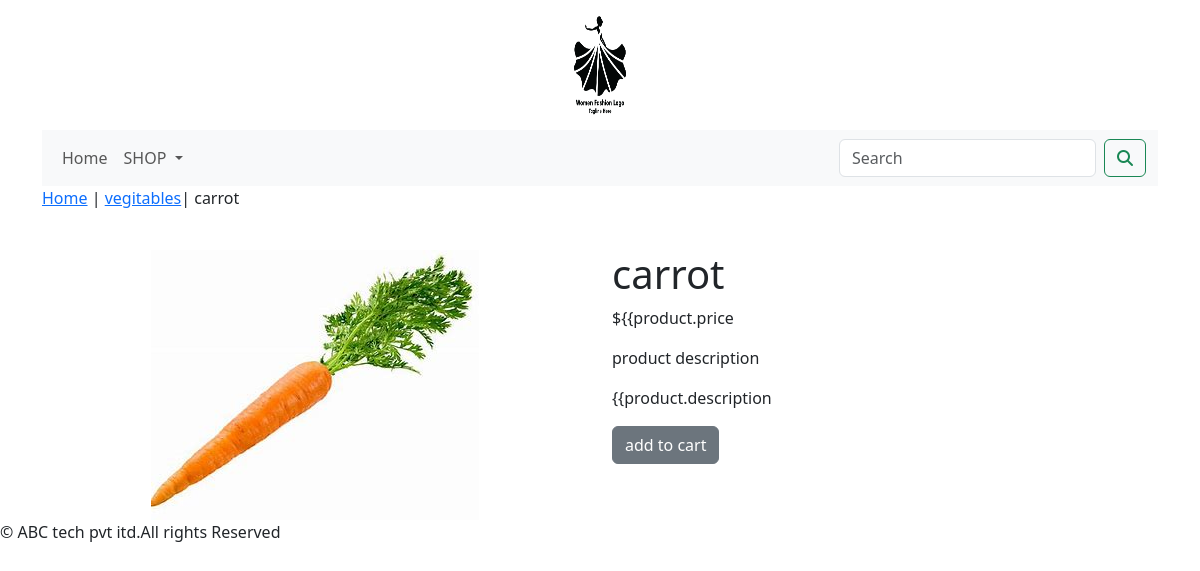
The page /shop/vegitables/carrot/ on the database its author committed.
### shop/models.py (models this page shows, shortened)
class Product(models.Model):
    name=models.CharField(max_length=250,unique=True)
    slug=models.SlugField(max_length=250,unique=True)
    description=models.TextField(blank=True)
    price=models.DecimalField(max_digits=10,decimal_places=2)
    category=models.ForeignKey(Category,on_delete=models.CASCADE)
    image=models.ImageField(upload_to='product',blank=True)
    stock=models.IntegerField()
    available=models.BooleanField(default=True)
    created=models.DateTimeField(auto_now_add=True)
    updated=models.DateTimeField(auto_now=True)
    class Meta:
        ordering=('name',)
        verbose_name='product'
        verbose_name_plural='products'

class Category(models.Model):
    name=models.CharField(max_length=250,unique=True)
    slug=models.SlugField(max_length=250,unique=True)
    description=models.TextField(blank=True)
    image=models.ImageField(upload_to='category',blank=True)
    class Meta:
        ordering=('name',)
        verbose_name='category'
        verbose_name_plural='categories'
    def get_url(self):
        return reverse('shop:products_by_category',args=[self.slug])
    def __str__(self):
        return '{}'.format(self.name)

### shop/views.py (the view)
# urls.py: path('<slug:c_slug>/<slug:product_slug>/',views.proDetail,name='prodCatdetail'),
def proDetail(request,c_slug,product_slug):
    try:
        product=Product.objects.get(category__slug=c_slug,slug=product_slug)
    except Exception as e:
        raise e
    return render(request,'product.html',{'product':product})

### cart/context_processors.py (called while the page is built)
def counter(request):
    item_count=0
    if 'admin' in request.path:
        return {}
    else:
        try:
            cart=Cart.objects.filter(cart_id=_cart_id(request))
            cart_items=Cartitem.objects.all().filter(cart=cart[:1])
            for cart_item in cart_items:
                item_count += cart_item.quantity
        except Cart.DoesNotExist:
            item_count =0
    return dict(item_count=item_count)

### cart/views.py (called while the page is built)
def _cart_id(request):
    cart=request.session.session_key
    if not cart:
        cart=request.session.create()
    return cart

### shop/context_processors.py (called while the page is built)
def menu_links(request):
    links=Category.objects.all()
    return dict(links=links)

### templates/product.html (shortened to what this page needs)
{% extends 'base.html' %}
{% load static %}
{% block content %}
<div class="row my_prod_row_class">
    <div class="mx_auto">
        <p> <a href="{% url 'shop:allProdCat' %}">Home</a> | <a href ="{{product.category.get_url}}">{{product.category}}</a>| {{product.name}}</p>
    </div>
<div class="container">
<br>
<div class="row">
    <div class="col-12 col-sm-12 col-md-12 col-lg-6 text-center">
        <div style="min-width:18rem">
            <img src="{{product.image.url}}" alt="{{product.name}}">
        </div>
    </div>
        <div class="col-12 col-sm-12 col-md-12 col-lg-6">
            <div>
            <h1 class="my_prod_title">{{product.name}}</h1>
            <p>${{product.price</p>
            <p class="my_title"> product description</p>
            <p class="text-justify my_prod_text">{{product.description</p>
            {% if product.stock <= 0 %}
            <p class="text-justify my_prod_text"><b> out of stock</b></p>
            {% else %}
            <a class="btn btn-secondary" href="{% url 'cart:add_cart' product.id %}">add to cart</a>
            {% endif %}
        </div>
    </div>
</div>
</div>
</div>
{% endblock %}

### rows shown on the page
Product: category "vegitables", name "carrot", image (picture)
